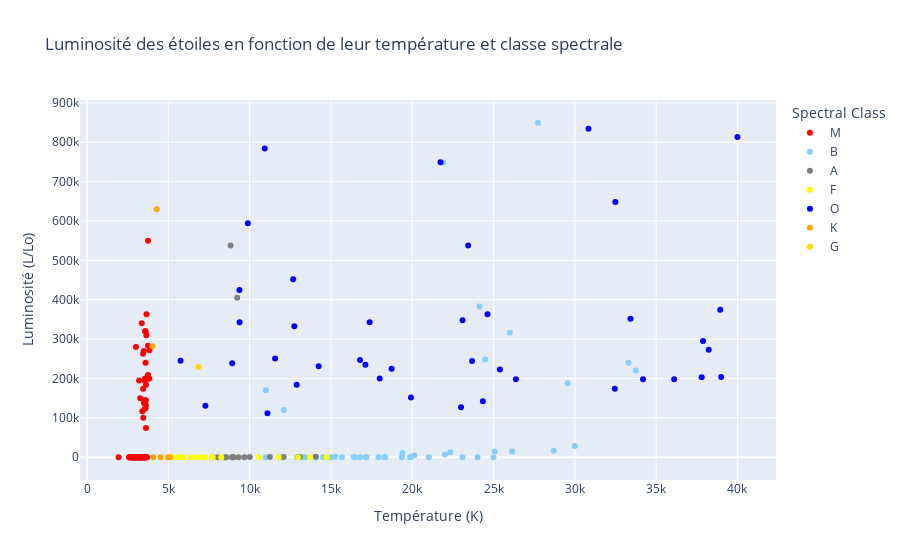

The cell this chart's notebook holds for it:
### Markdown cell above
Pour info, Lo = 3.828 x 10^26 Watts et Ro = 6.9551 x 10^8 m

### Code cell
color_map = {
    'O': 'blue',
    'B': 'lightskyblue',
    'A': 'gray',
    'F': 'yellow',
    'G': 'gold',
    'K': 'orange',
    'M': 'red'
}

fig = px.scatter(stars, x='Temperature (K)', y='Luminosity (L/Lo)', color='Spectral Class',
                 color_discrete_map=color_map,
                 title='Luminosité des étoiles en fonction de leur température et classe spectrale',
                 labels={'Temperature (K)': 'Température (K)', 'Luminosity (L/Lo)': 'Luminosité (L/Lo)'})
fig.show()

### Figure 1 — Plotly figure (JSON) as saved in the notebook; plotly's stock layout.template omitted (floating-point values rounded to 4 significant figures)
{"data": [{"hovertemplate": "Spectral Class=M<br>Température (K)=%{x}<br>Luminosité (L/Lo)=%{y}<extra></extra>", "legendgroup": "M", "marker": {"color": "red", "symbol": "circle"}, "mode": "markers", "name": "M", "orientation": "v", "showlegend": true, "type": "scatter", "x": [3068, 3042, 2600, 2800, 1939, 2840, 2637, 2600, 2650, 2700, 3600, 3129, 3134, 3628, 2650, 3340, 2799, 3692, 3192, 3441, 3826, 3365, 3270, 3200, 3008, 3600, 3575, 3574, 3625, 3490, 3750, 3834, 3749, 3650, 3450, 3660, 3450, 3752, 3535, 3341, 3432, 2983, 2835, 2935, 3295, 2945, 2817, 2774, 2871, 3345, 3607, 3304, 3150, 3550, 3180, 2890, 3342, 2621, 3158, 3459, 3605, 3615, 3399, 3610, 3553, 3625, 3780, 3323, 3531, 3218, 3146, 3511, 3225, 2935, 2861, 2856, 2731, 3095, 3607, 3100, 2989, 3542, 3243, 3091, 3598, 3324, 3541, 3570, 3500, 3600, 3614, 2831, 2914, 3419, 3218, 3453, 2889, 2968, 3484, 2778, 3523, 3462, 3257, 2994, 3212, 3523, 3598, 3142, 3496, 3324, 3463], "xaxis": "x", "y": [0.0024, 0.0005, 0.0003, 0.0002, 0.000138, 0.00065, 0.00073, 0.0004, 0.00069, 0.00018, 0.0029, 0.0122, 0.0004, 0.0055, 0.0006, 0.0038, 0.0018, 0.00367, 0.00362, 0.039, 200000, 340000, 150000, 195000, 280000, 320000, 123000, 200000, 184000, 270000, 283000, 272000, 550000, 310000, 263000, 363000, 174000, 209000, 195000, 0.0056, 0.00067, 0.00024, 0.00034, 0.00014, 0.00098, 0.00032, 0.00098, 0.00036, 0.00072, 0.021, 0.022, 0.0085, 0.0088, 0.004, 0.001, 0.0034, 0.0015, 0.0006, 0.00135, 100000, 126000, 200000, 117000, 132000, 145000, 74000, 200000, 0.00043, 0.00093, 0.00054, 0.00015, 0.00064, 0.00076, 0.00087, 0.00019, 0.000896, 0.000437, 0.00019, 0.00023, 0.008, 0.0087, 0.0009, 0.0023, 0.0081, 0.0011, 0.0034, 0.0013, 320000, 138000, 240000, 145000, 0.000231, 0.000631, 0.000245, 0.000452, 0.000621, 0.000352, 0.000461, 0.000551, 0.000849, 0.000957, 0.0053, 0.0024, 0.0072, 0.0016, 0.0054, 0.0027, 0.00132, 0.00125, 0.0065, 0.0027], "yaxis": "y"}, {"hovertemplate": "Spectral Class=B<br>Température (K)=%{x}<br>Luminosité (L/Lo)=%{y}<extra></extra>", "legendgroup": "B", "marker": {"color": "lightskyblue", "symbol": "circle"}, "mode": "markers", "name": "B", "orientation": "v", "showlegend": true, "type": "scatter", "x": [25000, 16500, 30000, 15276, 9700, 33750, 17200, 14100, 12010, 10980, 19860, 33300, 13420, 21020, 18290, 14520, 11900, 12912, 12984, 29560, 16390, 25070, 28700, 26140, 20120, 26000, 11000, 12100, 24490, 16790, 15680, 14982, 13340, 18340, 19920, 24020, 23092, 17920, 19360, 22350, 22012, 19400, 17140, 24145, 27739, 21904], "xaxis": "x", "y": [0.056, 0.013, 28840, 1136, 74, 220000, 0.00098, 0.00067, 0.00078, 0.00074, 0.0011, 240000, 0.00059, 0.0015, 0.0013, 0.00082, 0.00067, 0.00071, 0.00088, 188000, 1278, 14500, 16790, 14520, 4720, 316000, 170000, 120000, 248490, 0.0014, 0.00122, 0.00118, 0.00109, 0.00134, 0.00156, 0.00159, 0.00132, 0.00111, 0.00125, 12450, 6748, 10920, 883, 382993, 849420, 748490], "yaxis": "y"}, {"hovertemplate": "Spectral Class=A<br>Température (K)=%{x}<br>Luminosité (L/Lo)=%{y}<extra></extra>", "legendgroup": "A", "marker": {"color": "gray", "symbol": "circle"}, "mode": "markers", "name": "A", "orientation": "v", "showlegend": true, "type": "scatter", "x": [7740, 8500, 8570, 8052, 8930, 9675, 9030, 11250, 12098, 8924, 7723, 8945, 14060, 13023, 10012, 13089, 9320, 8829, 9235], "xaxis": "x", "y": [0.00049, 0.0005, 0.00081, 8.7, 0.00056, 0.00045, 45, 672, 689, 0.00028, 0.00014, 38, 1092, 998, 552, 788, 29, 537493, 404940], "yaxis": "y"}, {"hovertemplate": "Spectral Class=F<br>Température (K)=%{x}<br>Luminosité (L/Lo)=%{y}<extra></extra>", "legendgroup": "F", "marker": {"color": "yellow", "symbol": "circle"}, "mode": "markers", "name": "F", "orientation": "v", "showlegend": true, "type": "scatter", "x": [7220, 12990, 7700, 11790, 7230, 5800, 6757, 6380, 5936, 5587, 7100, 10574, 13720, 5300, 7720, 14732, 8250], "xaxis": "x", "y": [0.00017, 8.5e-05, 0.00011, 0.00015, 8e-05, 0.81, 1.43, 1.35, 1.357, 0.819, 0.00029, 0.00014, 0.00018, 0.59, 7.92, 0.00011, 9.25], "yaxis": "y"}, {"hovertemplate": "Spectral Class=O<br>Température (K)=%{x}<br>Luminosité (L/Lo)=%{y}<extra></extra>", "legendgroup": "O", "marker": {"color": "blue", "symbol": "circle"}, "mode": "markers", "name": "O", "orientation": "v", "showlegend": true, "type": "scatter", "x": [39000, 36108, 40000, 23000, 17120, 11096, 14245, 24630, 12893, 24345, 33421, 37800, 25390, 11567, 12675, 5752, 8927, 7282, 19923, 26373, 17383, 9373, 18000, 34190, 32460, 23678, 12749, 9383, 23440, 16787, 18734, 9892, 10930, 23095, 21738, 38234, 32489, 38940, 30839, 37882], "xaxis": "x", "y": [204000, 198000, 813000, 127000, 235000, 112000, 231000, 363000, 184000, 142000, 352000, 202900, 223000, 251000, 452000, 245000, 239000, 131000, 152000, 198000, 342900, 424520, 200000, 198200, 173800, 244290, 332520, 342940, 537430, 246730, 224780, 593900, 783930, 347820, 748890, 272830, 648430, 374830, 834042, 294903], "yaxis": "y"}, {"hovertemplate": "Spectral Class=K<br>Température (K)=%{x}<br>Luminosité (L/Lo)=%{y}<extra></extra>", "legendgroup": "K", "marker": {"color": "orange", "symbol": "circle"}, "mode": "markers", "name": "K", "orientation": "v", "showlegend": true, "type": "scatter", "x": [4526, 4077, 4980, 5112, 4015, 4287], "xaxis": "x", "y": [0.153, 0.085, 0.357, 0.63, 282000, 630000], "yaxis": "y"}, {"hovertemplate": "Spectral Class=G<br>Température (K)=%{x}<br>Luminosité (L/Lo)=%{y}<extra></extra>", "legendgroup": "G", "marker": {"color": "gold", "symbol": "circle"}, "mode": "markers", "name": "G", "orientation": "v", "showlegend": true, "type": "scatter", "x": [6850], "xaxis": "x", "y": [229000], "yaxis": "y"}], "layout": {"legend": {"title": {"text": "Spectral Class"}, "tracegroupgap": 0}, "title": {"text": "Luminosité des étoiles en fonction de leur température et classe spectrale"}, "xaxis": {"anchor": "y", "domain": [0, 1], "title": {"text": "Température (K)"}}, "yaxis": {"anchor": "x", "domain": [0, 1], "title": {"text": "Luminosité (L/Lo)"}}}}
